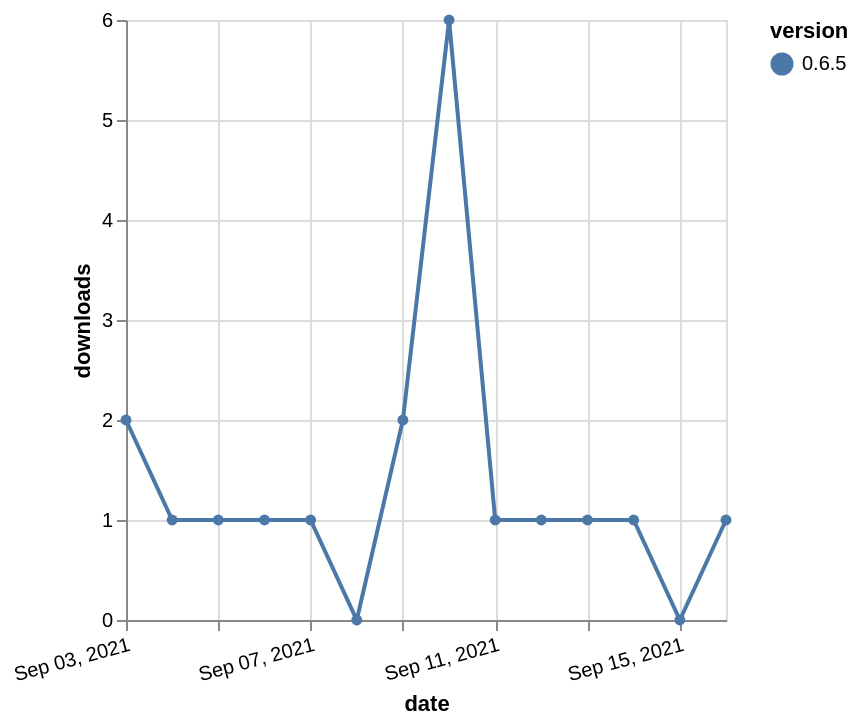

The specification (Vega-Lite) saved for this image:
### Vega-Lite specification from a JSON file in a GitHub repository (floating-point values rounded to 4 significant figures)
{"$schema": "https://vega.github.io/schema/vega-lite/v5.json", "description": "A simple bar chart with embedded data.", "data": {"values": [{"date": "2021-09-03", "total": 215, "delta": 2, "version": "0.6.5"}, {"date": "2021-09-04", "total": 216, "delta": 1, "version": "0.6.5"}, {"date": "2021-09-05", "total": 217, "delta": 1, "version": "0.6.5"}, {"date": "2021-09-06", "total": 218, "delta": 1, "version": "0.6.5"}, {"date": "2021-09-07", "total": 219, "delta": 1, "version": "0.6.5"}, {"date": "2021-09-08", "total": 219, "delta": 0, "version": "0.6.5"}, {"date": "2021-09-09", "total": 221, "delta": 2, "version": "0.6.5"}, {"date": "2021-09-10", "total": 227, "delta": 6, "version": "0.6.5"}, {"date": "2021-09-11", "total": 228, "delta": 1, "version": "0.6.5"}, {"date": "2021-09-12", "total": 229, "delta": 1, "version": "0.6.5"}, {"date": "2021-09-13", "total": 230, "delta": 1, "version": "0.6.5"}, {"date": "2021-09-14", "total": 231, "delta": 1, "version": "0.6.5"}, {"date": "2021-09-15", "total": 231, "delta": 0, "version": "0.6.5"}, {"date": "2021-09-16", "total": 232, "delta": 1, "version": "0.6.5"}]}, "width": "container", "mark": {"type": "line", "point": {"filled": true}}, "encoding": {"x": {"field": "date", "type": "temporal", "timeUnit": "yearmonthdate", "title": "date", "axis": {"labelAngle": -15}}, "y": {"field": "delta", "type": "quantitative", "title": "downloads"}, "color": {"field": "version", "type": "nominal"}, "tooltip": {"field": "delta"}}}
